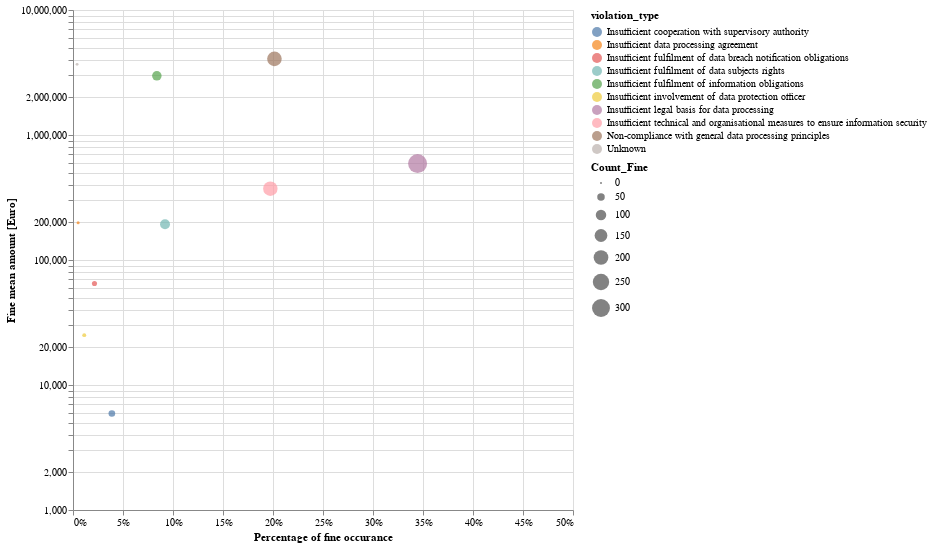

The code cell stored with this chart in its notebook:
### Code cell
import altair as alt
from vega_datasets import data

alt.Chart(df_summary).mark_circle(size=500).encode(
    x=alt.X('Percentage_Fine_Occ', axis=alt.Axis(format='%'), scale=alt.Scale(domain=[0, 0.50]), title='Percentage of fine occurance'),
    y=alt.X('Fine_Mean', title='Fine mean amount [Euro]', scale=alt.Scale(type='log')),
    color='violation_type',
    size='Count_Fine'
).properties(
    width=500,
    height=500
).configure_legend(labelLimit= 0)

### Figure 1 — Vega-Lite specification as saved in the notebook (floating-point values rounded to 4 significant figures)
{"config": {"view": {"continuousWidth": 400, "continuousHeight": 300}, "legend": {"labelLimit": 0}}, "data": {"name": "data-ac3b4b0f1807e63ae57888c86887c6b7"}, "mark": {"type": "circle", "size": 500}, "encoding": {"color": {"field": "violation_type", "type": "nominal"}, "size": {"field": "Count_Fine", "type": "quantitative"}, "x": {"axis": {"format": "%"}, "field": "Percentage_Fine_Occ", "scale": {"domain": [0, 0.5]}, "title": "Percentage of fine occurance", "type": "quantitative"}, "y": {"field": "Fine_Mean", "scale": {"type": "log"}, "title": "Fine mean amount [Euro]", "type": "quantitative"}}, "height": 500, "width": 500, "$schema": "https://vega.github.io/schema/vega-lite/v4.17.0.json", "datasets": {"data-ac3b4b0f1807e63ae57888c86887c6b7": [{"violation_type": "Non-compliance with general data processing principles", "Fine": 784700000.0, "Count_Fine": 197, "Fine_Max": 746000000.0, "Fine_Mean": 4066000.0, "Percentage_Fine_Occ": 0.2014, "Risk_Score": 819000.0}, {"violation_type": "Insufficient fulfilment of information obligations", "Fine": 235000000.0, "Count_Fine": 82, "Fine_Max": 225000000.0, "Fine_Mean": 2975000.0, "Percentage_Fine_Occ": 0.08384, "Risk_Score": 249400.0}, {"violation_type": "Insufficient legal basis for data processing", "Fine": 192500000.0, "Count_Fine": 337, "Fine_Max": 50000000.0, "Fine_Mean": 590500.0, "Percentage_Fine_Occ": 0.3446, "Risk_Score": 203500.0}, {"violation_type": "Insufficient technical and organisational measures to ensure information security", "Fine": 69950000.0, "Count_Fine": 193, "Fine_Max": 22050000.0, "Fine_Mean": 372100.0, "Percentage_Fine_Occ": 0.1973, "Risk_Score": 73420.0}, {"violation_type": "Insufficient fulfilment of data subjects rights", "Fine": 16800000.0, "Count_Fine": 90, "Fine_Max": 8150000.0, "Fine_Mean": 193100.0, "Percentage_Fine_Occ": 0.09202, "Risk_Score": 17770.0}, {"violation_type": "Unknown", "Fine": 14700000.0, "Count_Fine": 4, "Fine_Max": 9500000.0, "Fine_Mean": 3676000.0, "Percentage_Fine_Occ": 0.00409, "Risk_Score": 15030.0}, {"violation_type": "Insufficient fulfilment of data breach notification obligations", "Fine": 1362000.0, "Count_Fine": 21, "Fine_Max": 475000.0, "Fine_Mean": 64860.0, "Percentage_Fine_Occ": 0.02147, "Risk_Score": 1393.0}, {"violation_type": "Insufficient data processing agreement", "Fine": 993600.0, "Count_Fine": 5, "Fine_Max": 900000.0, "Fine_Mean": 198700.0, "Percentage_Fine_Occ": 0.005112, "Risk_Score": 1016.0}, {"violation_type": "Insufficient involvement of data protection officer", "Fine": 275600.0, "Count_Fine": 11, "Fine_Max": 51000.0, "Fine_Mean": 25050.0, "Percentage_Fine_Occ": 0.01125, "Risk_Score": 281.8}, {"violation_type": "Insufficient cooperation with supervisory authority", "Fine": 224900.0, "Count_Fine": 38, "Fine_Max": 40000.0, "Fine_Mean": 5919.0, "Percentage_Fine_Occ": 0.03885, "Risk_Score": 230.0}]}}
